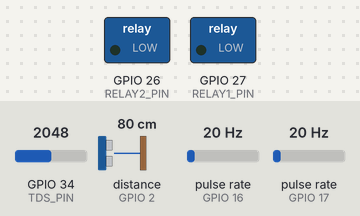
Recording of a sketch running on a simulated ESP32. Shown: switched loads named in the sketch (green lamp = pin HIGH). Wiring (inferred from the names in the program): ultrasonic range finder: trigger GPIO 15; echo GPIO 2; 2 × pulse sensor: data GPIO 16 / data GPIO 17. Inputs (shaded band) come from the test bench; at power-on: GPIO 34 (TDS_PIN) = 2048, distance to the obstacle (sensor on GPIO 2) 80 cm, pulse rate (sensors on GPIO 16, GPIO 17) 20 Hz. The echo pulse lasts 58.3 µs per cm; pins used as bus, display or sensor lines are not drawn; what the sketch prints to the serial monitor is not drawn.

Above: at 2.2 s.
2.3 s: GPIO 34 (TDS_PIN) set to 1274
4.3 s: GPIO 34 (TDS_PIN) set to 1189
At 5.5 s:
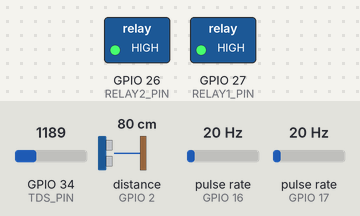
6.6 s: GPIO 34 (TDS_PIN) set to 2866
At 8.2 s:
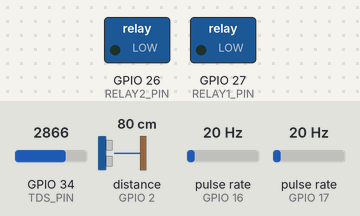
8.6 s: GPIO 34 (TDS_PIN) set to 1228
At 9.7 s:
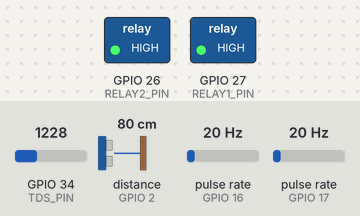
Timing chart, 0 to 11.6 s (numbered marks = the images above; inputs shaded):
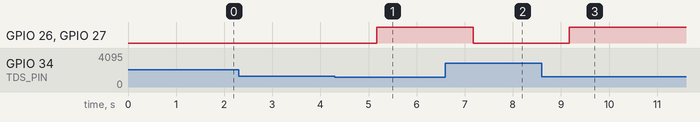

The sketch:

sub_tank.ino
```cpp
/*
  ================================================================
  ESP32 SUB/SLAVE – TANK NODE
  HydroNet Monitor — Sub Tank Firmware v1.0
  ================================================================
  Hardware:
    - Flow sensor 1  -> GPIO17  (interrupt-driven, YF-S201 type)
    - Flow sensor 2  -> GPIO16  (interrupt-driven, YF-S201 type)
    - Relay 1        -> GPIO27  (water line 1 control)
    - Relay 2        -> GPIO26  (water line 2 control)
    - TDS sensor     -> GPIO34  (ADC, analog)
    - Ultrasonic     -> Trig=GPIO15, Echo=GPIO2

  Sends struct_message to MASTER every 1 second via ESP-NOW.
  MASTER MAC: EC:62:60:83:EB:C8
  ================================================================
*/

#include <WiFi.h>
#include <esp_now.h>

// ---------------- PIN CONFIG ----------------
const int FLOW1_PIN   = 17;   // Flow sensor 1 (interrupt)
const int FLOW2_PIN   = 16;   // Flow sensor 2 (interrupt)
const int RELAY1_PIN  = 27;   // Relay for line 1
const int RELAY2_PIN  = 26;   // Relay for line 2
const int TDS_PIN     = 34;   // TDS sensor analog output
const int TRIG_PIN    = 15;   // Ultrasonic Trigger
const int ECHO_PIN    = 2;    // Ultrasonic Echo

// ---------------- ADC / VOLTAGE CONFIG ----------------
const float VREF      = 3.3;    // ESP32 ADC reference voltage (3.3V)
const int   ADC_RES   = 4095;   // 12-bit ADC resolution

// ---------------- TANK CONFIG ----------------
const float TANK_HEIGHT_CM = 100.0; // Sub tank height in cm – adjust per actual tank

// ---------------- TDS CALIBRATION ----------------
// 1.0V → 500 ppm for typical TDS probes; adjust TDS_FACTOR per your calibration
const float TDS_FACTOR = 500.0;

// ---------------- FLOW SENSOR CALIBRATION ----------------
// YF-S201: ~450 pulses per litre. Adjust if using a different sensor.
const float PULSES_PER_LITER = 450.0;

// ---------------- ESP-NOW – MASTER MAC ----------------
// MASTER ESP32 MAC address (STA mode) → ec:62:60:83:eb:c8
uint8_t masterAddress[] = { 0xEC, 0x62, 0x60, 0x83, 0xEB, 0xC8 };

// ---------------- DATA STRUCTURE TO SEND ----------------
// Must be identical to the struct in the MASTER sketch
typedef struct struct_message {
  float   tdsPpm;
  uint8_t waterQualityCode;   // 0=error, 1=excellent, 2=good, 3=average, 4=bad
  float   tankLevelPercent;
  float   tankLevelCm;
  float   flow1_Lmin;
  float   flow2_Lmin;
} struct_message;

struct_message txData;

// ---------------- FLOW SENSOR PULSE COUNTS ----------------
volatile unsigned long flow1PulseCount = 0;
volatile unsigned long flow2PulseCount = 0;

// ---------------- TIME CONTROL ----------------
unsigned long lastMeasureMillis = 0;
const unsigned long MEASURE_INTERVAL = 1000; // 1 second

// =====================================================
// INTERRUPT HANDLERS — Flow Sensors
// =====================================================
void IRAM_ATTR flow1ISR() { flow1PulseCount++; }
void IRAM_ATTR flow2ISR() { flow2PulseCount++; }

// =====================================================
// ULTRASONIC — Read Distance (cm)
// =====================================================
float readDistanceCm() {
  digitalWrite(TRIG_PIN, LOW);
  delayMicroseconds(3);
  digitalWrite(TRIG_PIN, HIGH);
  delayMicroseconds(10);
  digitalWrite(TRIG_PIN, LOW);

  long duration = pulseIn(ECHO_PIN, HIGH, 30000); // 30ms timeout
  if (duration == 0) return -1; // sensor error / no echo

  return duration / 58.0; // speed of sound → cm
}

// =====================================================
// TDS — Read ppm (30-sample average)
// =====================================================
float readTDSppm() {
  const int NUM_SAMPLES = 30;
  long sum = 0;
  for (int i = 0; i < NUM_SAMPLES; i++) {
    sum += analogRead(TDS_PIN);
    delay(5);
  }
  float avgAdc   = (float)sum / NUM_SAMPLES;
  float voltage  = (avgAdc / ADC_RES) * VREF;  // Volts
  return voltage * TDS_FACTOR;                  // ppm
}

// =====================================================
// WATER QUALITY — TDS ppm → quality code
// =====================================================
uint8_t getWaterQualityCode(float tdsPpm) {
  if (tdsPpm <= 0)   return 0; // error / no reading
  if (tdsPpm <= 150) return 1; // excellent
  if (tdsPpm <= 300) return 2; // good
  if (tdsPpm <= 500) return 3; // average / not recommended
  return 4;                    // bad
}

// =====================================================
// ESP-NOW — Send Callback
// =====================================================
void OnDataSent(const uint8_t *mac_addr, esp_now_send_status_t status) {
  Serial.print("[ESP-NOW] Send: ");
  Serial.println(status == ESP_NOW_SEND_SUCCESS ? "SUCCESS" : "FAIL");
}

// =====================================================
// SETUP
// =====================================================
void setup() {
  Serial.begin(115200);
  delay(1000);
  Serial.println("\n[SUB TANK NODE] Starting HydroNet Slave...");

  // GPIO init
  pinMode(FLOW1_PIN, INPUT_PULLUP);
  pinMode(FLOW2_PIN, INPUT_PULLUP);
  pinMode(RELAY1_PIN, OUTPUT);
  pinMode(RELAY2_PIN, OUTPUT);
  pinMode(TRIG_PIN, OUTPUT);
  pinMode(ECHO_PIN, INPUT);
  pinMode(TDS_PIN, INPUT);

  // Relays OFF at boot
  digitalWrite(RELAY1_PIN, LOW);
  digitalWrite(RELAY2_PIN, LOW);

  // Attach interrupts for flow sensors (rising edge = pulse)
  attachInterrupt(digitalPinToInterrupt(FLOW1_PIN), flow1ISR, RISING);
  attachInterrupt(digitalPinToInterrupt(FLOW2_PIN), flow2ISR, RISING);

  // WiFi STA mode required for ESP-NOW
  WiFi.mode(WIFI_STA);
  Serial.print("[WiFi] This ESP32 MAC: ");
  Serial.println(WiFi.macAddress());

  // Init ESP-NOW
  if (esp_now_init() != ESP_OK) {
    Serial.println("[ESP-NOW] Init FAILED — check WiFi mode");
    return;
  }
  esp_now_register_send_cb(OnDataSent);

  // Register MASTER as a peer
  esp_now_peer_info_t peerInfo;
  memset(&peerInfo, 0, sizeof(peerInfo));
  memcpy(peerInfo.peer_addr, masterAddress, 6);
  peerInfo.channel = 0;
  peerInfo.encrypt = false;

  if (esp_now_add_peer(&peerInfo) != ESP_OK) {
    Serial.println("[ESP-NOW] Failed to add MASTER peer");
    return;
  }

  Serial.println("[SUB TANK NODE] Ready — sending to MASTER every 1s");
}

// =====================================================
// LOOP
// =====================================================
void loop() {
  unsigned long currentMillis = millis();

  if (currentMillis - lastMeasureMillis >= MEASURE_INTERVAL) {
    lastMeasureMillis = currentMillis;

    // ── Safely snapshot & reset pulse counters ─────────────
    noInterrupts();
    unsigned long flow1Count = flow1PulseCount;
    unsigned long flow2Count = flow2PulseCount;
    flow1PulseCount = 0;
    flow2PulseCount = 0;
    interrupts();

    // ── Flow rate (L/min) ──────────────────────────────────
    // Pulses counted in exactly 1 second:
    //   L/s = pulses / PULSES_PER_LITER;  L/min = L/s × 60
    float flow1_Lmin = ((float)flow1Count / PULSES_PER_LITER) * 60.0;
    float flow2_Lmin = ((float)flow2Count / PULSES_PER_LITER) * 60.0;

    // ── TDS & Water Quality ────────────────────────────────
    float   tdsPpm     = readTDSppm();
    uint8_t qualityCode = getWaterQualityCode(tdsPpm);

    // ── Ultrasonic — Tank Level ────────────────────────────
    float distanceToWater  = readDistanceCm();
    float waterLevelCm     = -1;
    float waterLevelPercent = -1;

    if (distanceToWater > 0) {
      waterLevelCm      = TANK_HEIGHT_CM - distanceToWater;
      waterLevelCm      = constrain(waterLevelCm, 0, TANK_HEIGHT_CM);
      waterLevelPercent = (waterLevelCm / TANK_HEIGHT_CM) * 100.0;
    }

    // ── Pack data struct ───────────────────────────────────
    txData.tdsPpm           = tdsPpm;
    txData.waterQualityCode = qualityCode;
    txData.tankLevelPercent = waterLevelPercent;
    txData.tankLevelCm      = waterLevelCm;
    txData.flow1_Lmin       = flow1_Lmin;
    txData.flow2_Lmin       = flow2_Lmin;

    // ── Serial debug ───────────────────────────────────────
    Serial.println("-------------------------------------------------");
    Serial.printf("[FLOW ] Line1: %.2f L/min | Line2: %.2f L/min\n", flow1_Lmin, flow2_Lmin);
    Serial.printf("[TDS  ] %.1f ppm | Quality code: %d\n", tdsPpm, qualityCode);
    if (waterLevelPercent >= 0)
      Serial.printf("[TANK ] %.1f%% (%.1f cm)\n", waterLevelPercent, waterLevelCm);
    else
      Serial.println("[TANK ] Ultrasonic error — no echo");

    // ── Relay logic: cut supply if water quality is BAD ───
    if (qualityCode >= 4) {
      // BAD water → relays OFF (block supply)
      digitalWrite(RELAY1_PIN, LOW);
      digitalWrite(RELAY2_PIN, LOW);
      Serial.println("[RELAY] OFF — BAD water quality");
    } else {
      // Acceptable quality → relays ON
      digitalWrite(RELAY1_PIN, HIGH);
      digitalWrite(RELAY2_PIN, HIGH);
      Serial.println("[RELAY] ON");
    }

    // ── Send via ESP-NOW ───────────────────────────────────
    esp_err_t result = esp_now_send(masterAddress, (uint8_t *)&txData, sizeof(txData));
    if (result == ESP_OK) {
      Serial.println("[ESP-NOW] Packet sent to MASTER");
    } else {
      Serial.printf("[ESP-NOW] Send error: %d\n", result);
    }
  }
}
```

Measured:
- the behaviour switches between 1241 and 1240 on GPIO 34 (TDS_PIN) (found by bisection; images 0 and 1)
- after the input at 2.3 s, every drawn part: stays the same
- after the input at 4.3 s, GPIO 26 (RELAY2_PIN), GPIO 27 (RELAY1_PIN): LOW → HIGH after 0.87 s
- after the input at 6.6 s, GPIO 26 (RELAY2_PIN), GPIO 27 (RELAY1_PIN): HIGH → LOW after 0.57 s
- after the input at 8.6 s, GPIO 26 (RELAY2_PIN), GPIO 27 (RELAY1_PIN): LOW → HIGH after 0.57 s
